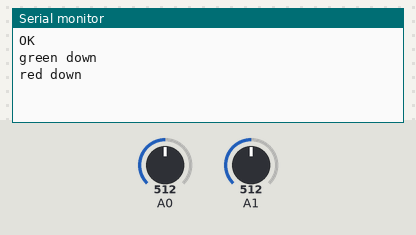
The sketch below on a simulated Arduino Uno, built with avr-gcc and run on an emulated ATmega328P. Shown: the last lines printed to the serial monitor. The test bench sets the inputs (shaded band); at power-on: A0 = 512, A1 = 512. The audio player accepts every command and is not drawn.

Above: at 1.7 s.
1.8 s: A0 set to 290
At 2.5 s:
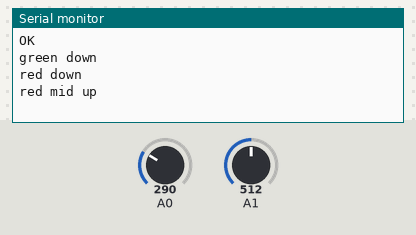
3.3 s: A1 set to 290
At 3.7 s:
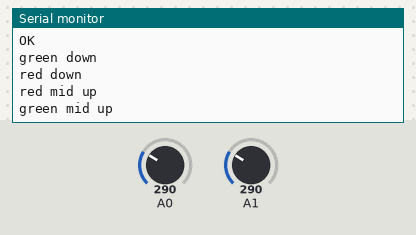
4.8 s: A0 set to 810
At 6.0 s:
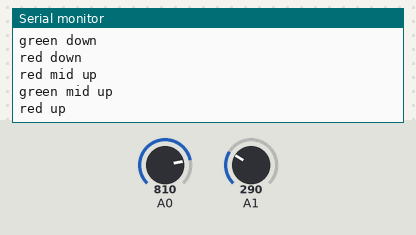
6.3 s: A1 set to 810
At 7.2 s:
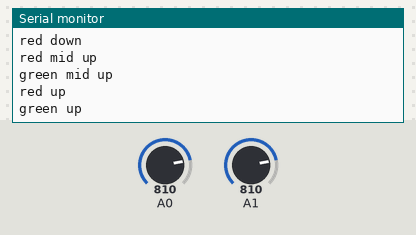
7.8 s: A0 set to 122
At 8.3 s:
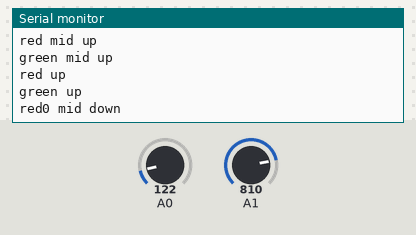
9.3 s: A1 set to 122
At 10.6 s:
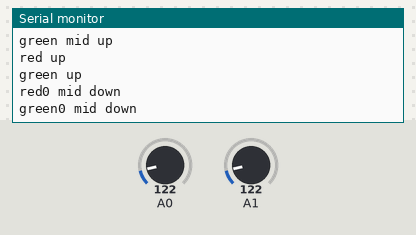

Measured:
- after the input at 1.8 s, the serial monitor: prints a new line at once (image 1)
- after the input at 3.3 s, the serial monitor: prints a new line at once (image 2)
- after the input at 4.8 s, the serial monitor: prints a new line at once (image 3)
- after the input at 6.3 s, the serial monitor: prints a new line at once (image 4)
- after the input at 7.8 s, the serial monitor: prints a new line at once (image 5)
- after the input at 9.3 s, the serial monitor: prints a new line at once (image 6)

The sketch:

BabyBox.ino
```cpp
#include "SoftwareSerial.h"
#include "DFRobotDFPlayerMini.h"
#include "BigButton.h"

static const uint8_t PIN_MP3_TX = 2;
static const uint8_t PIN_MP3_RX = 3;


BigButton bigGreenButton(A1);
BigButton bigRedButton(A0);

SoftwareSerial softwareSerial(PIN_MP3_RX, PIN_MP3_TX);
DFRobotDFPlayerMini player;

void setup() {
  Serial.begin(9600);
  softwareSerial.begin(9600);
  if (player.begin(softwareSerial)) {
    Serial.println("OK");
  } else {
    Serial.println("FAIL!");
  }
  player.volume(30);  //Set volume value. From 0 to 30
}

void loop() {
  processButton(bigGreenButton, "green", 7, 30);
  processButton(bigRedButton, "red", 5, 30);
}

int trackPlaying = -1;


void processButton(BigButton & bigButton, char * txt, int trackNo, int intVolume) {
  switch (bigButton.checkButton()) {
    case BUTTON_UP:
      Serial.print(txt);
      Serial.println(" up");
      break;

    case BUTTON_UP_DOWN:
      Serial.print(txt);
      Serial.print(player.available());
      Serial.println(" mid down");
      break;

    case BUTTON_DOWN:
      Serial.print(txt);
      Serial.println(" down");

      if (trackPlaying != trackNo) {
        player.volume(intVolume);
        player.play(trackNo);
        trackPlaying = trackNo;
      } else {
        player.stop();
        trackPlaying = -1;
      }
      break;

    case BUTTON_DOWN_UP:
      Serial.print(txt);
      Serial.println(" mid up");
      break;
  }
}
```

BigButton.h
```cpp
enum BigButtonStatus {
  BUTTON_UP,
  BUTTON_UP_DOWN,
  BUTTON_DOWN,
  BUTTON_DOWN_UP,
  BUTTON_IDLE
};


class BigButton {

private:
  // up 930
  // middle 0
  // down 696
  static const int BUTTON_UP_LIMIT = 800;
  static const int BUTTON_DOWN_LIMIT = 300;
  static const int CHANGE_COUNT = 10;

  static const int STATE_UP = 0;
  static const int STATE_MIDDLE = 1;
  static const int STATE_DOWN = 2;

  int buttonPin;

  int lastReturnedStatus = STATE_UP;
  int lastStatus = STATE_UP;
  int changeCounter = 0;


public:

  BigButton(int pin) : buttonPin(pin) {
  }

  BigButtonStatus checkButton() {
    BigButtonStatus retState = BigButtonStatus::BUTTON_IDLE;

    int currentStatus = readCurrentButtonStatus();
    if (currentStatus != lastStatus) {
      lastStatus = currentStatus;
      changeCounter = 0;
    } else {
      if (changeCounter <= CHANGE_COUNT) changeCounter++;
    }

    if (changeCounter == CHANGE_COUNT && lastReturnedStatus != currentStatus) {
      if (currentStatus == STATE_UP) {
        retState = BigButtonStatus::BUTTON_UP;
      } else if (currentStatus == STATE_MIDDLE) {
        retState = lastReturnedStatus == STATE_UP ? BigButtonStatus::BUTTON_UP_DOWN : BigButtonStatus::BUTTON_DOWN_UP;
      } else if (currentStatus == STATE_DOWN) {
        retState = BigButtonStatus::BUTTON_DOWN;
      }
      lastReturnedStatus = currentStatus;
    }

    return retState;
  }


private:
  int readCurrentButtonStatus() {
    int val = analogRead(buttonPin);
    if (val > BUTTON_UP_LIMIT) {
      return STATE_UP;
    } else if (val < BUTTON_DOWN_LIMIT) {
      return STATE_MIDDLE;
    } else {
      return STATE_DOWN;
    }
  }

};
```
